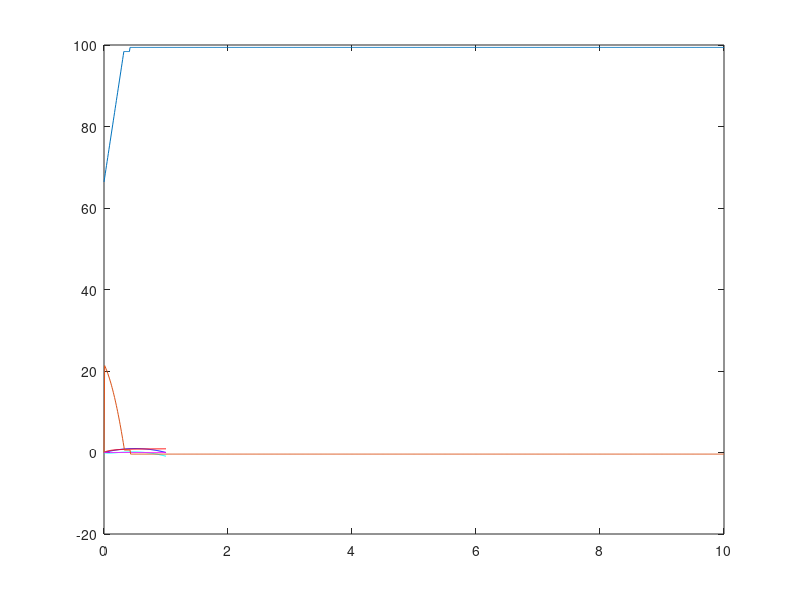
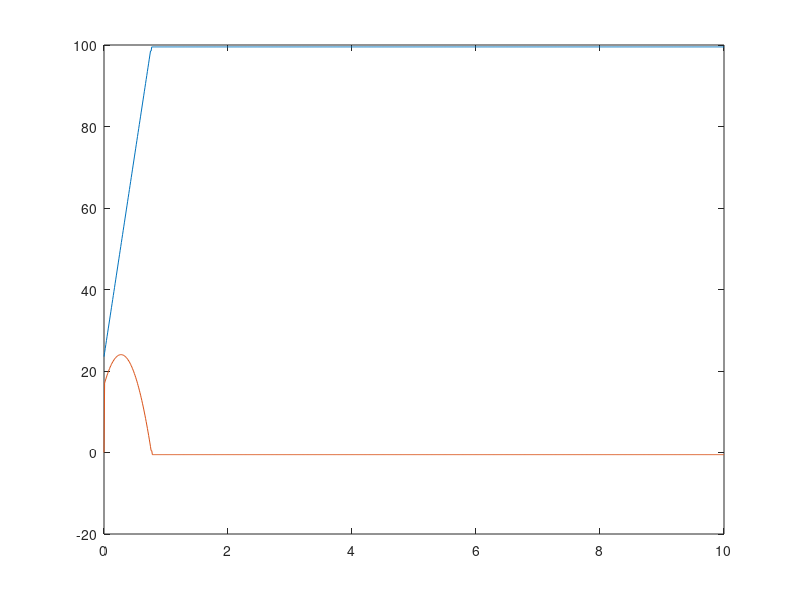

Source code (MATLAB) for these figures, in order:
%% 
%Yedidya Moise
n=(0:1:100)/100;
A=3.9;
alpha=A*(1-n).*n;

plot(n,alpha,'b')

B=.1;
beta=n./(B+n);

hold on
plot(n,beta,'r')

%%
dn=alpha-beta;
plot(n,dn,'c')

r=zeros(size(n));
plot(n,r,'m')

%the equilibrium points are when n= 0, 0.2353, and 0.664

%%
clear all

dt=.01;
t=0:dt:10;
n=zeros(size(t));
n(1)=.23531;
for i=2:length(t)
    A=3.9;
    alpha=A*(1-n(i-1))*n(i-1);
    B=.1;
    beta=n(i-1)/(B+n(i-1));
    dn=(alpha-beta)*dt;
    n(i)=n(i-1) + dn;
end
figure(2)
hold on
plot(t,n)

%n goes to the two extreme equilibrium depending if it above or below the middle
% equilibrium point. The stable equilibrium points are 0 and 0.664. The
% unstable equilibrium point is 0.2353.
%% Section 2. Stochastic Models
%Xinhang Chen
%initial n is 12
clf
clear all
dt=.01;
t=0:dt:10;
n=zeros(size(t));
p=zeros(size(t));
n(1)=66.4;
for i=2:length(t)
    A=1;

    alpha=A*(100-n(i-1))*n(i-1);     
   
    B=1;
    beta=(n(i-1)/(B+n(i-1)))*100;
    p(i)=(alpha-beta)*dt;
    if p(i)>rand(1)
        n(i)=n(i-1)+1;
    else n(i)=n(i-1);
    end
end
figure(1)
plot(t,n)
hold all
plot(t,p)
%% initial n=20
clear all
dt=.01;
t=0:dt:10;
n=zeros(size(t));
p=zeros(size(t));
n(1)=23.53;
for i=2:length(t)
    A=1;

    alpha=A*(100-n(i-1))*n(i-1);     
   
    B=1;
    beta=(n(i-1)/(B+n(i-1)))*100;
    p(i)=(alpha-beta)*dt;
    if p(i)>=rand(1)
        n(i)=n(i-1)+1;
    else n(i)=n(i-1);
    end
end
figure(2)
plot(t,n)
hold all
plot(t,p)
%continue to increase until reach 100 subunits